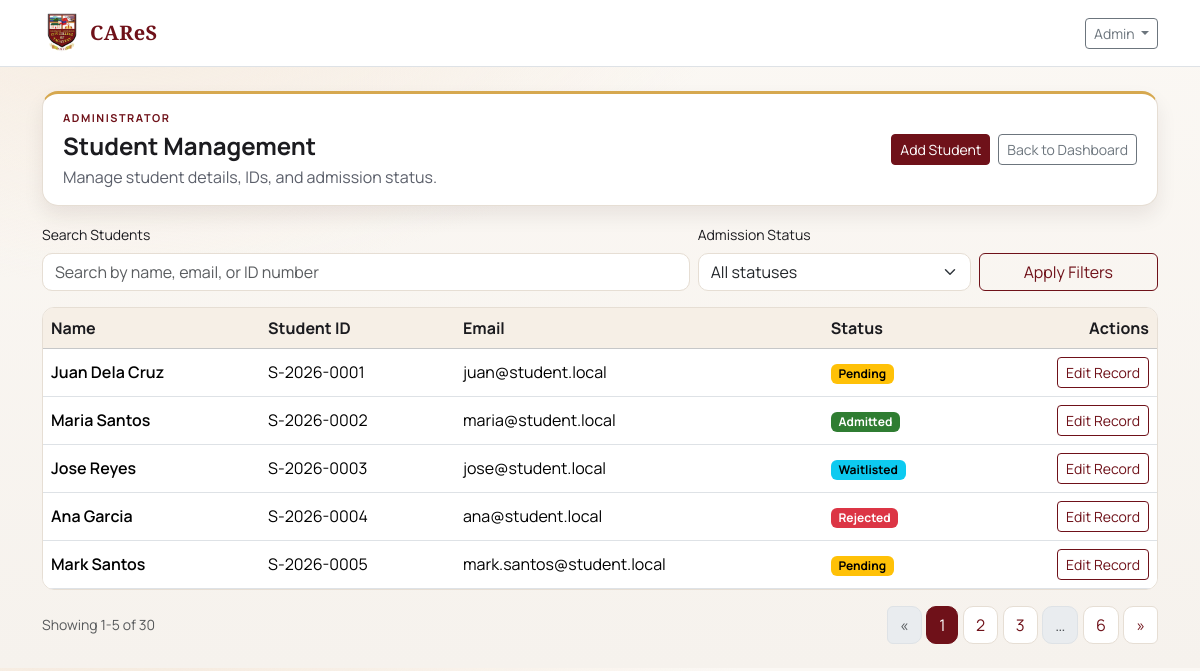
Page /administrator/students (signed in) on the earlier database version.
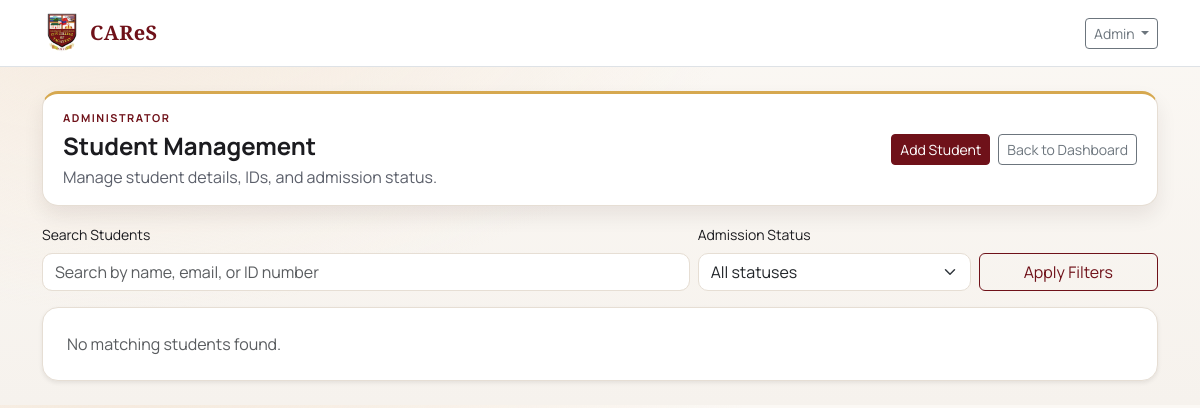
Same page on the later database version.
### tables this page shows
CREATE TABLE students (
    id INT UNSIGNED AUTO_INCREMENT PRIMARY KEY,
    id_number VARCHAR(50) NULL,
    name VARCHAR(150) NOT NULL,
    email VARCHAR(150) NOT NULL UNIQUE,
    status ENUM('pending', 'admitted', 'rejected', 'waitlisted') NOT NULL DEFAULT 'pending',
    is_deleted TINYINT(1) NOT NULL DEFAULT 0,
    created_by INT UNSIGNED NULL,
    updated_by INT UNSIGNED NULL,
    created_at TIMESTAMP NOT NULL DEFAULT CURRENT_TIMESTAMP,
    updated_at TIMESTAMP NULL DEFAULT NULL ON UPDATE CURRENT_TIMESTAMP,
    deleted_at DATETIME NULL,
    UNIQUE KEY uk_students_id_number (id_number),
    CHECK (status <> 'admitted' OR id_number IS NOT NULL),
    INDEX idx_students_status (status),
    INDEX idx_students_deleted (is_deleted)
);

### core/View.php (called while the page is built, shortened)
<?php
final class View
{
    public static function render(string $viewPath, array $data = []): void
    {
        require __DIR__ . '/../app/Views/layouts/main.php';
    }
}

### app/Controllers/AccountsController.php (called while the page is built, shortened)
<?php
final class AccountsController
{
    public static function students(): void
    {
        $q = trim((string)($_GET['q'] ?? ''));
        $status = trim((string)($_GET['status'] ?? ''));
        $page = max(1, (int)($_GET['page'] ?? 1));
        $perPage = 5;
        $params = [];
        $where = "WHERE is_deleted = 0";
        $countSql = "SELECT COUNT(*)
                     FROM students
                     $where";
        $countSt = Database::pdo()->prepare($countSql);
        $countSt->execute($params);
        $total = (int)$countSt->fetchColumn();
        $pages = max(1, (int)ceil($total / $perPage));
        $offset = ($page - 1) * $perPage;
        $sql = "SELECT id, id_number, name, email, status, created_at
                FROM students
                $where
                ORDER BY created_at DESC
                LIMIT :limit OFFSET :offset";
        $st = Database::pdo()->prepare($sql);
        $st->bindValue(':limit', $perPage, PDO::PARAM_INT);
        $st->bindValue(':offset', $offset, PDO::PARAM_INT);
        $st->execute();
        $students = $st->fetchAll();
        View::render('admin/students', [
            'title' => 'Student Management',
            'students' => $students,
            'q' => $q,
            'statusFilter' => $status,
            'pagination' => [
                'page' => $page,
                'pages' => $pages,
                'total' => $total,
                'perPage' => $perPage,
                'from' => $total > 0 ? $offset + 1 : 0,
                'to' => $total > 0 ? min($offset + $perPage, $total) : 0,
                'basePath' => '/administrator/students',
                'query' => [
                    'q' => $q,
                    'status' => $status,
                ],
            ],
        ]);
    }
}

### public/index.php (called while the page is built, shortened)
<?php
$router = new Router();
$uri = parse_url($_SERVER['REQUEST_URI'] ?? '/', PHP_URL_PATH) ?: '/';
$path = str_starts_with($uri, BASE_PATH) ? substr($uri, strlen(BASE_PATH)) : $uri;
$path = $path === '' ? '/' : $path;
$method = $_SERVER['REQUEST_METHOD'] ?? 'GET';
$router->get('/', fn() => redirect('/login'));
$router->get('/login', [AuthController::class, 'showLogin']);
$router->post('/login', [AuthController::class, 'login']);
$router->get('/logout', [AuthController::class, 'logout']);
$router->get('/register', [AuthController::class, 'showRegister']);
$router->post('/register', [AuthController::class, 'register']);
$router->get('/verify-email', [AuthController::class, 'showVerifyEmail']);
$router->post('/verify-email', [AuthController::class, 'verifyEmail']);
$router->post('/verify-email/resend', [AuthController::class, 'resendVerifyEmail']);
$router->get('/force-password-change', [AuthController::class, 'showForcePasswordChange']);
$router->post('/force-password-change', [AuthController::class, 'forcePasswordChange']);
$router->get('/forgot-password', [AuthController::class, 'showForgotPassword']);
$router->post('/forgot-password', [AuthController::class, 'forgotPassword']);
$router->get('/reset-password', [AuthController::class, 'showResetPassword']);
$router->post('/reset-password', [AuthController::class, 'resetPassword']);
$router->get('/admin', fn() => redirect('/administrator'));
$router->get('/guidance', fn() => redirect('/admission'));
$router->get('/administrator', [AdminController::class, 'dashboard']);
$router->get('/administrator/accounts', function () {
    RoleMiddleware::requireRole('administrator');
    AccountsController::index();
});
$router->get('/administrator/accounts/create', function () {
    RoleMiddleware::requireRole('administrator');
    AccountsController::create();
});
$router->post('/administrator/accounts/create', function () {
    RoleMiddleware::requireRole('administrator');
    AccountsController::store();
});
$router->get('/administrator/accounts/edit', function () {
    RoleMiddleware::requireRole('administrator');
    AccountsController::edit();
});
$router->post('/administrator/accounts/edit', function () {
    RoleMiddleware::requireRole('administrator');
    AccountsController::update();
});
$router->post('/administrator/accounts/toggle', function () {
    RoleMiddleware::requireRole('administrator');
    AccountsController::toggleActive();
});
$router->post('/administrator/accounts/reset-password', function () {
    RoleMiddleware::requireRole('administrator');
    AccountsController::resetPassword();
});
$router->post('/administrator/accounts/verify', function () {
    RoleMiddleware::requireRole('administrator');
    AccountsController::verify();
});
$router->post('/administrator/accounts/reject', function () {
    RoleMiddleware::requireRole('administrator');
    AccountsController::reject();
});
$router->get('/administrator/matrix', [AdminController::class, 'matrix']);
$router->post('/administrator/matrix', [AdminController::class, 'saveMatrix']);
$router->get('/administrator/scores', [AdminController::class, 'scores']);
$router->get('/administrator/scores/view', [AdminController::class, 'viewScores']);
$router->get('/administrator/results', [AdminController::class, 'results']);
$router->get('/administrator/logs', [AdminController::class, 'logs']);
$router->get('/administrator/reports', [AdminController::class, 'reports']);
$router->get('/administrator/profile', [AdminController::class, 'profile']);
$router->post('/administrator/profile', [AdminController::class, 'updateProfile']);
$router->post('/administrator/profile/password', [AdminController::class, 'updatePassword']);
$router->get('/administrator/students', function () {
    RoleMiddleware::requireRole('administrator');
    AccountsController::students();
});
$router->get('/administrator/students/create', function () {
    RoleMiddleware::requireRole('administrator');
    AccountsController::createStudent();
});
$router->post('/administrator/students/create', function () {
    RoleMiddleware::requireRole('administrator');
    AccountsController::storeStudent();
});
$router->get('/administrator/students/edit', function () {
    RoleMiddleware::requireRole('administrator');
    AccountsController::editStudent();
});
$router->post('/administrator/students/edit', function () {
    RoleMiddleware::requireRole('administrator');
    AccountsController::updateStudent();
});
$router->get('/admission', [AdmissionController::class, 'dashboard']);
$router->get('/admission/encode', [AdmissionController::class, 'encode']);
$router->get('/admission/encode/edit', [AdmissionController::class, 'editScores']);
$router->post('/admission/encode/edit', [AdmissionController::class, 'saveScores']);
$router->get('/admission/results', [AdmissionController::class, 'results']);
$router->get('/admission/results/view', [AdmissionController::class, 'viewScores']);
$router->get('/admission/reports', [AdmissionController::class, 'reports']);
$router->get('/admission/logs', [AdmissionController::class, 'logs']);
$router->get('/admission/storage', [AdmissionController::class, 'storage']);
$router->get('/admission/storage/edit', [AdmissionController::class, 'editStoredScores']);
$router->get('/admission/students', [AdmissionController::class, 'students']);
$router->get('/admission/students/create', [AdmissionController::class, 'createStudent']);
$router->post('/admission/students/create', [AdmissionController::class, 'storeStudent']);
$router->get('/admission/students/edit', [AdmissionController::class, 'editStudent']);
$router->post('/admission/students/edit', [AdmissionController::class, 'updateStudent']);
$router->dispatch($method, $path);

### core/Router.php (called while the page is built, shortened)
<?php
final class Router
{
    private array $routes = ['GET' => [], 'POST' => []];
    public function get(string $path, callable $handler): void
    {
        $this->routes['GET'][$path] = $handler;
    }
    public function post(string $path, callable $handler): void
    {
        $this->routes['POST'][$path] = $handler;
    }
    public function dispatch(string $method, string $path): void
    {
        $handler = $this->routes[$method][$path] ?? null;
        $handler();
    }
}

### core/Database.php (called while the page is built, shortened)
<?php
final class Database
{
    private static ?PDO $pdo = null;
    public static function pdo(): PDO
    {
        if (self::$pdo instanceof PDO) {
            return self::$pdo;
        }
        $dsn = sprintf(
            'mysql:host=%s;dbname=%s;charset=%s',
            DB_HOST,
            DB_NAME,
            DB_CHARSET
        );
        $options = [
            PDO::ATTR_ERRMODE            => PDO::ERRMODE_EXCEPTION,
            PDO::ATTR_DEFAULT_FETCH_MODE => PDO::FETCH_ASSOC,
            PDO::ATTR_EMULATE_PREPARES   => false,
        ];
        try {
            self::$pdo = new PDO($dsn, DB_USER, DB_PASS, $options);
            self::$pdo->exec("SET time_zone = '+08:00'");
            return self::$pdo;
        } catch (PDOException $e) {
            if (APP_DEBUG) {
                exit('DB Error: ' . e($e->getMessage()));
            }
            exit('Database connection failed.');
        }
    }
}

### core/Helpers.php (called while the page is built, shortened)
<?php
function e(string $value): string
{
    return htmlspecialchars($value, ENT_QUOTES, 'UTF-8');
}
function studentStatusBadgeClass(string $status): string
{
    return match (strtolower($status)) {
        'admitted' => 'text-bg-success',
        'rejected' => 'text-bg-danger',
        'waitlisted' => 'text-bg-info',
        'pending' => 'text-bg-warning',
        default => 'text-bg-secondary',
    };
}

### app/Views/admin/students.php (the view, shortened to what the rows shown need)
<?php if (!empty($students)): ?>
  <div class="d-none d-md-block">
    <div class="table-responsive">
      <table class="table table-hover align-middle mb-0">
        <thead class="table-light">
          <tr>
            <th>Name</th>
            <th>Student ID</th>
            <th>Email</th>
            <th>Status</th>
            <th class="text-end">Actions</th>
          </tr>
        </thead>
        <tbody>
          <?php foreach ($students as $s): ?>
            <tr>
              <td class="fw-semibold"><?= e($s['name']) ?></td>
              <td><?= e((string)($s['id_number'] ?? 'Not provided')) ?></td>
              <td><?= e($s['email']) ?></td>
              <td>
                <span class="badge <?= e(studentStatusBadgeClass((string)($s['status'] ?? 'pending'))) ?>">
                  <?= e(ucfirst((string)($s['status'] ?? 'pending'))) ?>
                </span>
              </td>
              <td class="text-end">
                <a class="btn btn-outline-primary btn-sm" href="<?= e(BASE_PATH) ?>/administrator/students/edit?id=<?= (int)$s['id'] ?>">Edit Record</a>
              </td>
            </tr>
          <?php endforeach; ?>
        </tbody>
      </table>
    </div>
  </div>
<?php else: ?>
  <div class="card shadow-sm">
    <div class="card-body text-muted">No matching students found.</div>
  </div>
<?php endif; ?>

Differences in the rows shown:
removed students: name "Juan Dela Cruz", id_number "S-2026-0001", email "juan@student.local", status "Pending"
removed students: name "Maria Santos", id_number "S-2026-0002", email "maria@student.local", status "Admitted"
removed students: name "Jose Reyes", id_number "S-2026-0003", email "jose@student.local", status "Waitlisted"
removed students: name "Ana Garcia", id_number "S-2026-0004", email "ana@student.local", status "Rejected"
removed students: name "Mark Santos", id_number "S-2026-0005", email "mark.santos@student.local", status "Pending"
Other differences:
$from: "1" → (not shown)
$to: "5" → (not shown)
$total: "30" → (not shown)
$pages: "6" → (not shown)
text no longer shown: "Name Student ID Email Status Actions Showing - of « … »"
text now shown: "No matching students found."
list line gone: "1"
list line gone: "2"
list line gone: "3"
